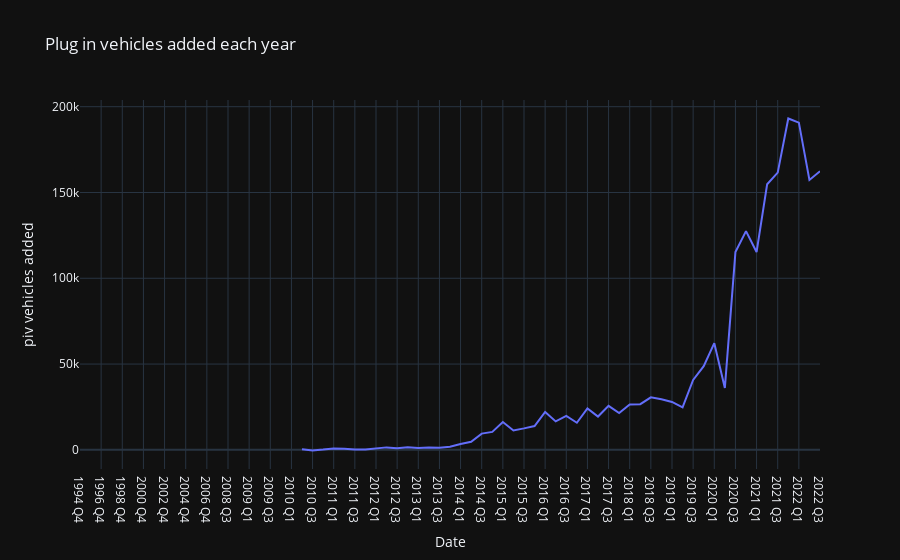

Here is the notebook cell this chart was saved with:
### Code cell
fig = px.line(merged_df, x='date_stripped', 
              y="piv vehicles added", 
              title='Plug in vehicles added each year', 
              
              template='plotly_dark', 
              labels={
                     "date_stripped": "Date",
                     "Total": "Num. Vehicles",

                 }) # This is all vehicles - HGV, Buses, motorbikes, cars
fig.show()

### Figure 1 — Plotly figure (JSON) as saved in the notebook; plotly's stock layout.template omitted (floating-point values rounded to 4 significant figures)
{"data": [{"hovertemplate": "Date=%{x}<br>piv vehicles added=%{y}<extra></extra>", "legendgroup": "", "line": {"color": "#636efa", "dash": "solid"}, "marker": {"symbol": "circle"}, "mode": "lines", "name": "", "orientation": "v", "showlegend": false, "type": "scatter", "x": ["1994 Q4", "1995 Q4", "1996 Q4", "1997 Q4", "1998 Q4", "1999 Q4", "2000 Q4", "2001 Q4", "2002 Q4", "2003 Q4", "2004 Q4", "2005 Q4", "2006 Q4", "2007 Q4", "2008 Q3", "2008 Q4", "2009 Q1", "2009 Q2", "2009 Q3", "2009 Q4", "2010 Q1", "2010 Q2", "2010 Q3", "2010 Q4", "2011 Q1", "2011 Q2", "2011 Q3", "2011 Q4", "2012 Q1", "2012 Q2", "2012 Q3", "2012 Q4", "2013 Q1", "2013 Q2", "2013 Q3", "2013 Q4", "2014 Q1", "2014 Q2", "2014 Q3", "2014 Q4", "2015 Q1", "2015 Q2", "2015 Q3", "2015 Q4", "2016 Q1", "2016 Q2", "2016 Q3", "2016 Q4", "2017 Q1", "2017 Q2", "2017 Q3", "2017 Q4", "2018 Q1", "2018 Q2", "2018 Q3", "2018 Q4", "2019 Q1", "2019 Q2", "2019 Q3", "2019 Q4", "2020 Q1", "2020 Q2", "2020 Q3", "2020 Q4", "2021 Q1", "2021 Q2", "2021 Q3", "2021 Q4", "2022 Q1", "2022 Q2", "2022 Q3"], "xaxis": "x", "y": [null, null, null, null, null, null, null, null, null, null, null, null, null, null, null, null, null, null, null, null, null, 330, -408, 144, 846, 684, 154, 166, 582, 1438, 932, 1482, 1048, 1380, 1216, 1818, 3376, 4752, 9464, 10448, 16196, 11316, 12514, 13890, 22102, 16582, 19770, 15786, 24144, 19402, 25624, 21490, 26502, 26614, 30580, 29488, 27910, 24734, 40734, 48780, 62178, 36098, 115246, 127486, 115278, 154778, 161578, 193158, 190686, 157334, 162334], "yaxis": "y"}], "layout": {"legend": {"tracegroupgap": 0}, "title": {"text": "Plug in vehicles added each year"}, "xaxis": {"anchor": "y", "domain": [0, 1], "title": {"text": "Date"}}, "yaxis": {"anchor": "x", "domain": [0, 1], "title": {"text": "piv vehicles added"}}}}
